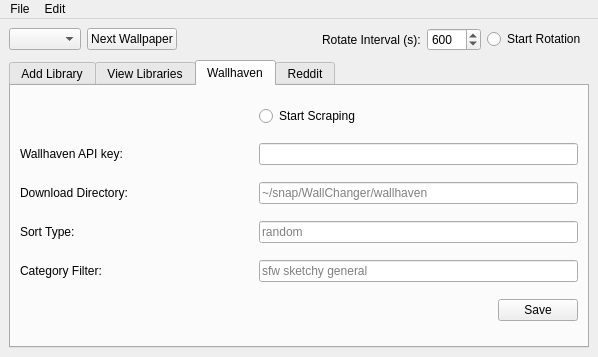
<?xml version="1.0" encoding="UTF-8"?>
<ui version="4.0">
 <class>MainWindow</class>
 <widget class="QMainWindow" name="MainWindow">
  <property name="geometry">
   <rect>
    <x>0</x>
    <y>0</y>
    <width>598</width>
    <height>357</height>
   </rect>
  </property>
  <property name="windowTitle">
   <string>Background Manager</string>
  </property>
  <widget class="QWidget" name="centralwidget">
   <layout class="QVBoxLayout" name="verticalLayout">
    <item>
     <layout class="QHBoxLayout" name="horizontalLayout">
      <property name="rightMargin">
       <number>3</number>
      </property>
      <property name="bottomMargin">
       <number>3</number>
      </property>
      <item>
       <widget class="QComboBox" name="libChoice">
        <property name="insertPolicy">
         <enum>QComboBox::InsertAtTop</enum>
        </property>
        <property name="sizeAdjustPolicy">
         <enum>QComboBox::AdjustToContents</enum>
        </property>
       </widget>
      </item>
      <item>
       <widget class="QPushButton" name="nextWallpaperButton">
        <property name="text">
         <string>Next Wallpaper</string>
        </property>
       </widget>
      </item>
      <item>
       <spacer name="horizontalSpacer">
        <property name="orientation">
         <enum>Qt::Horizontal</enum>
        </property>
        <property name="sizeHint" stdset="0">
         <size>
          <width>40</width>
          <height>20</height>
         </size>
        </property>
       </spacer>
      </item>
      <item>
       <widget class="QLabel" name="label">
        <property name="text">
         <string>Rotate Interval (s):</string>
        </property>
        <property name="buddy">
         <cstring>rotateInterval</cstring>
        </property>
       </widget>
      </item>
      <item>
       <widget class="QSpinBox" name="rotateInterval">
        <property name="minimum">
         <number>20</number>
        </property>
        <property name="maximum">
         <number>3600</number>
        </property>
        <property name="value">
         <number>600</number>
        </property>
       </widget>
      </item>
      <item>
       <widget class="QRadioButton" name="startRotate">
        <property name="text">
         <string>Start Rotation</string>
        </property>
       </widget>
      </item>
     </layout>
    </item>
    <item>
     <widget class="QTabWidget" name="tabWidget">
      <property name="currentIndex">
       <number>2</number>
      </property>
      <widget class="QWidget" name="addLibraryTab">
       <attribute name="title">
        <string>Add Library</string>
       </attribute>
       <layout class="QGridLayout" name="gridLayout">
        <item row="1" column="0">
         <widget class="QLineEdit" name="libraryNameText">
          <property name="toolTip">
           <string>Alphanumeric name, only letters and numbers allowed</string>
          </property>
          <property name="text">
           <string/>
          </property>
          <property name="placeholderText">
           <string>LibraryName</string>
          </property>
         </widget>
        </item>
        <item row="0" column="0">
         <widget class="QPushButton" name="addPathButton">
          <property name="text">
           <string>Add Path</string>
          </property>
         </widget>
        </item>
        <item row="0" column="1" rowspan="4">
         <widget class="QListWidget" name="addPathList"/>
        </item>
        <item row="3" column="0">
         <widget class="QPushButton" name="removePathButton">
          <property name="text">
           <string>Remove Path</string>
          </property>
         </widget>
        </item>
        <item row="2" column="0">
         <widget class="QPushButton" name="addLibraryButton">
          <property name="layoutDirection">
           <enum>Qt::LeftToRight</enum>
          </property>
          <property name="text">
           <string>Add Library</string>
          </property>
         </widget>
        </item>
       </layout>
      </widget>
      <widget class="QWidget" name="viewLibrariesTab">
       <attribute name="title">
        <string>View Libraries</string>
       </attribute>
       <layout class="QGridLayout" name="gridLayout_2">
        <item row="1" column="0">
         <widget class="QPushButton" name="editLibraryButton">
          <property name="text">
           <string>Edit Library</string>
          </property>
         </widget>
        </item>
        <item row="1" column="1">
         <widget class="QPushButton" name="deleteLibraryButton">
          <property name="text">
           <string>Delete Library</string>
          </property>
         </widget>
        </item>
        <item row="0" column="0" colspan="2">
         <widget class="QListWidget" name="viewLibraryList"/>
        </item>
       </layout>
      </widget>
      <widget class="QWidget" name="wallhavenScrapeTab">
       <attribute name="title">
        <string>Wallhaven</string>
       </attribute>
       <layout class="QGridLayout" name="gridLayout_3">
        <item row="2" column="1" colspan="2">
         <widget class="QLineEdit" name="wallhavenDownloadDirectoryText">
          <property name="toolTip">
           <string>Path to the download directory for scraped images</string>
          </property>
          <property name="placeholderText">
           <string>~/snap/WallChanger/wallhaven</string>
          </property>
         </widget>
        </item>
        <item row="1" column="1" colspan="2">
         <widget class="QLineEdit" name="wallhavenApiKeyText">
          <property name="toolTip">
           <string>Your Wallhaven.cc api key</string>
          </property>
         </widget>
        </item>
        <item row="1" column="0">
         <widget class="QLabel" name="label_4">
          <property name="text">
           <string>Wallhaven API key:</string>
          </property>
         </widget>
        </item>
        <item row="2" column="0">
         <widget class="QLabel" name="label_5">
          <property name="text">
           <string>Download Directory:</string>
          </property>
         </widget>
        </item>
        <item row="3" column="1" colspan="2">
         <widget class="QLineEdit" name="wallhavenSortTypeText">
          <property name="toolTip">
           <string>random, date_added, or top_list</string>
          </property>
          <property name="placeholderText">
           <string>random</string>
          </property>
         </widget>
        </item>
        <item row="5" column="0">
         <spacer name="horizontalSpacer_2">
          <property name="orientation">
           <enum>Qt::Horizontal</enum>
          </property>
          <property name="sizeHint" stdset="0">
           <size>
            <width>40</width>
            <height>20</height>
           </size>
          </property>
         </spacer>
        </item>
        <item row="4" column="1" colspan="2">
         <widget class="QLineEdit" name="wallhavenFilterText">
          <property name="toolTip">
           <string>Space separated list of the wallhaven categories</string>
          </property>
          <property name="placeholderText">
           <string>sfw sketchy general</string>
          </property>
         </widget>
        </item>
        <item row="5" column="1">
         <spacer name="horizontalSpacer_3">
          <property name="orientation">
           <enum>Qt::Horizontal</enum>
          </property>
          <property name="sizeHint" stdset="0">
           <size>
            <width>40</width>
            <height>20</height>
           </size>
          </property>
         </spacer>
        </item>
        <item row="5" column="2">
         <widget class="QPushButton" name="wallhavenSaveButton">
          <property name="text">
           <string>Save</string>
          </property>
         </widget>
        </item>
        <item row="3" column="0">
         <widget class="QLabel" name="label_6">
          <property name="text">
           <string>Sort Type:</string>
          </property>
         </widget>
        </item>
        <item row="4" column="0">
         <widget class="QLabel" name="label_2">
          <property name="text">
           <string>Category Filter:</string>
          </property>
         </widget>
        </item>
        <item row="0" column="1">
         <widget class="QRadioButton" name="startScrapingWallhaven">
          <property name="text">
           <string>Start Scraping</string>
          </property>
          <property name="autoExclusive">
           <bool>false</bool>
          </property>
         </widget>
        </item>
       </layout>
      </widget>
      <widget class="QWidget" name="redditScrapeTab">
       <attribute name="title">
        <string>Reddit</string>
       </attribute>
       <layout class="QGridLayout" name="gridLayout_4">
        <item row="0" column="0">
         <widget class="QLabel" name="label_3">
          <property name="text">
           <string>This tab not implemented</string>
          </property>
         </widget>
        </item>
       </layout>
      </widget>
     </widget>
    </item>
   </layout>
  </widget>
  <widget class="QMenuBar" name="menubar">
   <property name="geometry">
    <rect>
     <x>0</x>
     <y>0</y>
     <width>598</width>
     <height>22</height>
    </rect>
   </property>
   <widget class="QMenu" name="menuTest_menu">
    <property name="title">
     <string>File</string>
    </property>
    <addaction name="actionLoad_Library"/>
    <addaction name="actionSave_Libraries"/>
   </widget>
   <widget class="QMenu" name="menuEdit">
    <property name="title">
     <string>Edit</string>
    </property>
    <addaction name="actionPreferences"/>
   </widget>
   <addaction name="menuTest_menu"/>
   <addaction name="menuEdit"/>
  </widget>
  <action name="actionLoad_Library">
   <property name="text">
    <string>Load Library</string>
   </property>
  </action>
  <action name="actionSave_Libraries">
   <property name="text">
    <string>Save Libraries</string>
   </property>
  </action>
  <action name="actionPreferences">
   <property name="text">
    <string>Preferences</string>
   </property>
  </action>
 </widget>
 <resources/>
 <connections/>
</ui>
